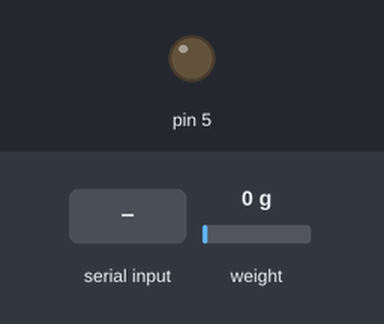
Bench run of a sketch on a simulated Arduino Uno, built with avr-gcc and run on an emulated ATmega328P. Parts: output pins drawn as LEDs (lit = HIGH). The test bench sets the inputs (shaded band); at power-on: weight on the scale 0 g. Storage starts empty; what the sketch prints to the serial monitor is not drawn.

Above: at 2.2 s.
2.3 s: "s90\n" received over Serial
At 4.5 s:
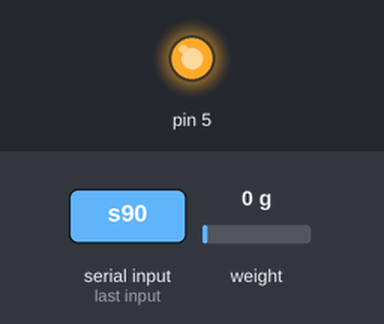
5.2 s: "s,45\n" received over Serial
At 6.2 s:
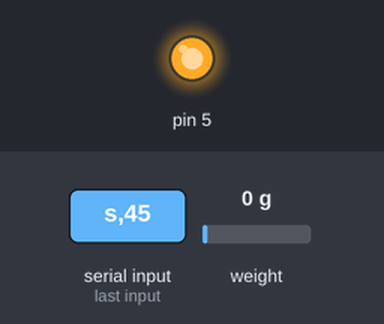
6.7 s: "s\n" received over Serial
At 11.8 s:
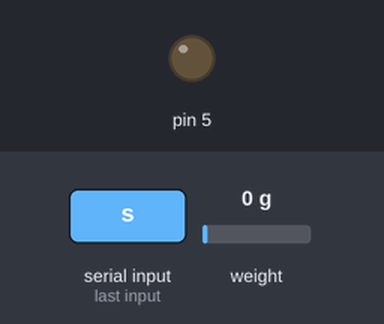
Timing chart, 0 to 13.3 s (numbered marks = the images above; inputs shaded):
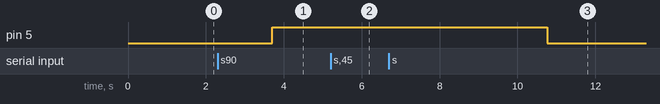

Measured:
- after the input at 2.3 s, pin 5: LOW → HIGH after 1.4 s
- after the input at 5.2 s, pin 5: stays HIGH (without the input it goes to LOW after 0.56 s)
- after the input at 6.7 s, pin 5: HIGH → LOW after 4.1 s instead of 1.9 s

The sketch:

CellaDiCaricoZanas.ino
```cpp
#include <HX711.h>
#include <SD.h>

HX711 scale(2, 3);
float calibration = -227;
bool state=false;
int time=0;
String n;

File file;

void setup() {
  // put your setup code here, to run once:
  Serial.begin (9600);
  scale.set_scale();
  scale.tare();
  if (!SD.begin(7)) {
    Serial.println("SD sta facendo il gay, invia qualsiasi cosa per ignorare l'errore");   //print error message
    while(!Serial.available()){}
    Serial.read();
  }
  Serial.println("SD initialized");
  if(SD.exists("setupCarico.txt")){   //reset SD data
    file = SD.open("setupCarico.txt");
    n=file.readStringUntil('\n');
    file.close();
    SD.remove("setupCarico.txt");
    file = SD.open("setupCarico.txt", FILE_WRITE);
    file.print(n.toInt()+1);
  }
  else{
    file = SD.open("setupCarico.txt", FILE_WRITE);
    file.print("1");
    n="0";
  }
  file.close();
  n="dataCarico" + n+".txt";
  if(SD.exists(n))
    SD.remove(n);
  pinMode(5, OUTPUT);

}

void loop() {
  delay(10);
  scale.set_scale(calibration);
  float units=scale.get_units();
  if(units<0){
    units=0.0f;
  }
  int print = round(units);
  Serial.print(print);
  Serial.println("g");
  file = SD.open(n, FILE_WRITE);
  file.print(print);  file.println(" g");   //write data on SD
  file.close();
  delay(50);
  char temp = Serial.read();
  if(temp=='r'){
    scale.tare();
  }
  if(temp=='s'){
    scale.tare();
    SD.remove(n);
    delay(300);
    digitalWrite(5, HIGH);
    time=millis();
    state=true;
  }
  if(millis()-time>2000 && state){
    digitalWrite(5, LOW);
    state=false;
  }
  }
```
